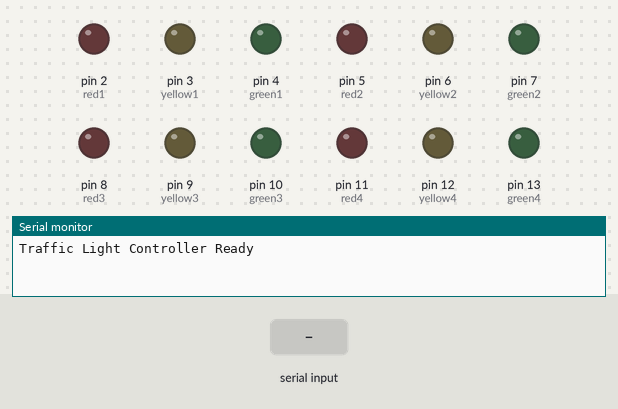
This sketch was run on a simulated Arduino Uno, built with avr-gcc and run on an emulated ATmega328P. Parts: output pins drawn as LEDs (lit = HIGH), the last lines printed to the serial monitor. The inputs (shaded band) are chosen by the test bench.

Above: at 1.2 s.
1.3 s: ";\n" received over the second serial link
At 1.6 s:
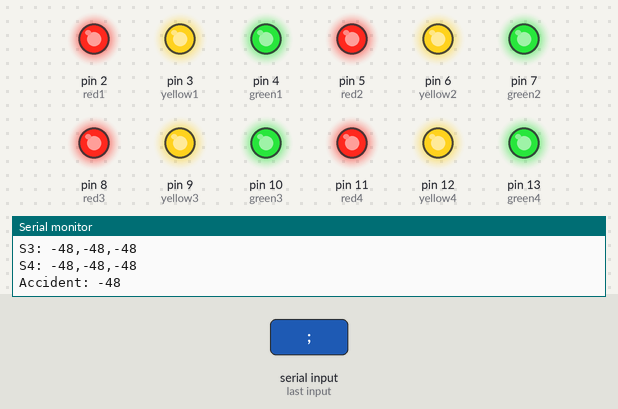
2.8 s: "90\n" received over the second serial link
At 3.9 s:
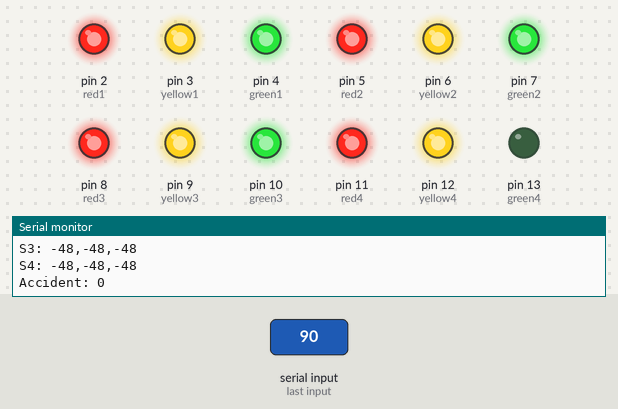
4.3 s: "200\n" received over the second serial link
At 4.8 s:
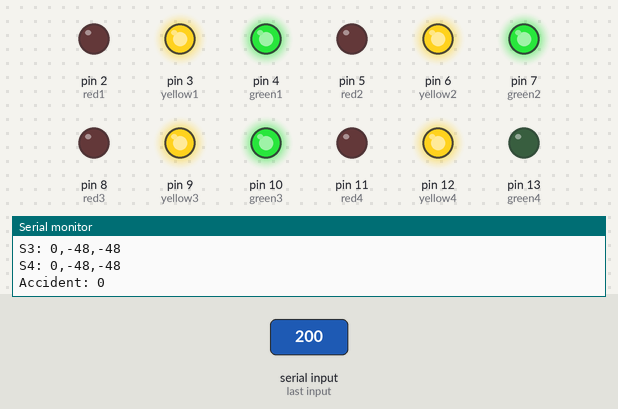
5.8 s: "90;45\n" received over the second serial link
At 6.3 s:
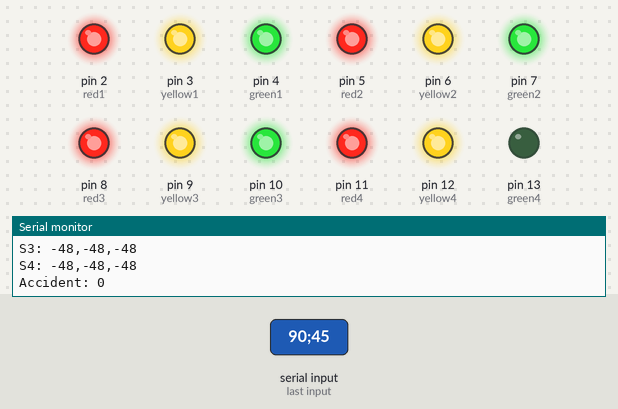
7.3 s: "5\n" received over the second serial link
At 8.5 s:
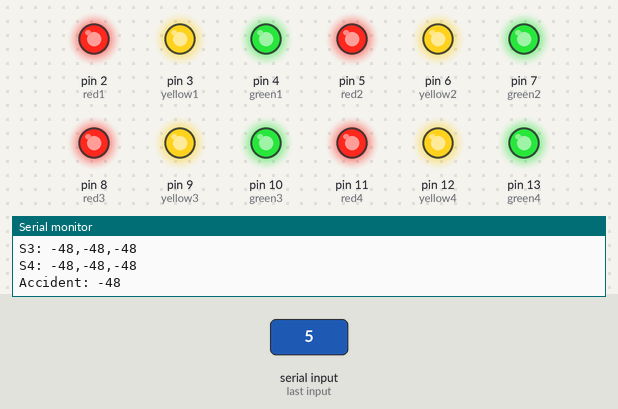
Timing chart, 0 to 9.8 s (numbered marks = the images above; inputs shaded):
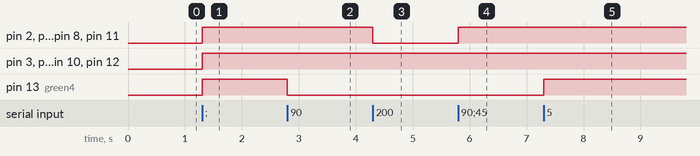

The sketch:

Arduino_Traffic_Controller.ino
```cpp
#include <SoftwareSerial.h>

// Software serial for ESP8266 communication
SoftwareSerial espSerial(0, 1); // RX, TX

// Pins for traffic lights
int red1 = 2, yellow1 = 3, green1 = 4;
int red2 = 5, yellow2 = 6, green2 = 7;
int red3 = 8, yellow3 = 9, green3 = 10;
int red4 = 11, yellow4 = 12, green4 = 13;

// Accident indicator
int accidentLED = 13;

void setup() {
  // Initialize serial communications
  Serial.begin(9600);
  espSerial.begin(9600);

  // Configure all LED pins as OUTPUT
  int lights[] = {red1, yellow1, green1, red2, yellow2, green2,
                  red3, yellow3, green3, red4, yellow4, green4, accidentLED};
  for (int i = 0; i < 13; i++) {
    pinMode(lights[i], OUTPUT);
    digitalWrite(lights[i], LOW); // Initially all LEDs are off
  }

  Serial.println("Traffic Light Controller Ready");
}

void loop() {
  // Check if data is available from ESP8266
  if (espSerial.available()) {
    String data = espSerial.readStringUntil('\n');
    Serial.println("Received: " + data);

    // Parse the data
    // Format: "S1:R,Y,G;S2:R,Y,G;S3:R,Y,G;S4:R,Y,G;A:0/1;D:value"
    // Example: "S1:1,0,0;S2:0,0,1;S3:1,0,0;S4:0,0,1;A:1;D:2"

    // Extract each section
    String s1Data = getSection(data, "S1:");
    String s2Data = getSection(data, "S2:");
    String s3Data = getSection(data, "S3:");
    String s4Data = getSection(data, "S4:");
    String accidentData = getSection(data, "A:");

    // Signal 1
    int s1r = s1Data.charAt(0) - '0';
    int s1y = s1Data.charAt(2) - '0';
    int s1g = s1Data.charAt(4) - '0';

    // Signal 2
    int s2r = s2Data.charAt(0) - '0';
    int s2y = s2Data.charAt(2) - '0';
    int s2g = s2Data.charAt(4) - '0';

    // Signal 3
    int s3r = s3Data.charAt(0) - '0';
    int s3y = s3Data.charAt(2) - '0';
    int s3g = s3Data.charAt(4) - '0';

    // Signal 4
    int s4r = s4Data.charAt(0) - '0';
    int s4y = s4Data.charAt(2) - '0';
    int s4g = s4Data.charAt(4) - '0';

    // Accident status
    int accident = accidentData.charAt(0) - '0';

    // Update traffic lights
    digitalWrite(red1, s1r);
    digitalWrite(yellow1, s1y);
    digitalWrite(green1, s1g);

    digitalWrite(red2, s2r);
    digitalWrite(yellow2, s2y);
    digitalWrite(green2, s2g);

    digitalWrite(red3, s3r);
    digitalWrite(yellow3, s3y);
    digitalWrite(green3, s3g);

    digitalWrite(red4, s4r);
    digitalWrite(yellow4, s4y);
    digitalWrite(green4, s4g);

    // Update accident LED
    digitalWrite(accidentLED, accident);

    // Debug output
    Serial.println("S1: " + String(s1r) + "," + String(s1y) + "," + String(s1g));
    Serial.println("S2: " + String(s2r) + "," + String(s2y) + "," + String(s2g));
    Serial.println("S3: " + String(s3r) + "," + String(s3y) + "," + String(s3g));
    Serial.println("S4: " + String(s4r) + "," + String(s4y) + "," + String(s4g));
    Serial.println("Accident: " + String(accident));
  }
}

// Helper function to extract a section from the data string
String getSection(String data, String sectionKey) {
  int startIndex = data.indexOf(sectionKey) + sectionKey.length();
  int endIndex = data.indexOf(";", startIndex);

  if (endIndex == -1) {
    // If no semicolon is found (might be the last section)
    return data.substring(startIndex);
  }

  return data.substring(startIndex, endIndex);
} 
```

Measured:
- after the input at 1.3 s, pin 2 (red1), pin 3 (yellow1), pin 4 (green1), pin 5 (red2), pin 6 (yellow2), pin 7 (green2), pin 8 (red3), pin 9 (yellow3), pin 10 (green3), pin 11 (red4), pin 12 (yellow4), pin 13 (green4): LOW → HIGH at once
- after the input at 2.8 s, pin 13 (green4): HIGH → LOW at once
- after the input at 4.3 s, pin 2 (red1), pin 5 (red2), pin 8 (red3), pin 11 (red4): HIGH → LOW at once
- after the input at 5.8 s, pin 2 (red1), pin 5 (red2), pin 8 (red3), pin 11 (red4): LOW → HIGH at once
- after the input at 7.3 s, pin 13 (green4): LOW → HIGH at once
